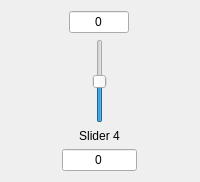
        <widget class="QWidget" name="wgt_sld_4" native="true">
         <property name="sizePolicy">
          <sizepolicy hsizetype="Minimum" vsizetype="Preferred">
           <horstretch>0</horstretch>
           <verstretch>0</verstretch>
          </sizepolicy>
         </property>
         <layout class="QGridLayout" name="gridLayout_5">
          <property name="sizeConstraint">
           <enum>QLayout::SetMinimumSize</enum>
          </property>
          <item row="1" column="0">
           <layout class="QVBoxLayout" name="verticalLayout_4">
            <item alignment="Qt::AlignHCenter">
             <widget class="QSlider" name="slider4">
              <property name="minimum">
               <number>-30</number>
              </property>
              <property name="maximum">
               <number>30</number>
              </property>
              <property name="singleStep">
               <number>1</number>
              </property>
              <property name="value">
               <number>0</number>
              </property>
              <property name="orientation">
               <enum>Qt::Vertical</enum>
              </property>
             </widget>
            </item>
            <item>
             <widget class="QLabel" name="label_slider4">
              <property name="sizePolicy">
               <sizepolicy hsizetype="Minimum" vsizetype="Preferred">
                <horstretch>0</horstretch>
                <verstretch>0</verstretch>
               </sizepolicy>
              </property>
              <property name="text">
               <string>Slider 4</string>
              </property>
              <property name="alignment">
               <set>Qt::AlignCenter</set>
              </property>
             </widget>
            </item>
           </layout>
          </item>
          <item row="2" column="0">
           <widget class="QLineEdit" name="lnEdit_freq_slider_4">
            <property name="sizePolicy">
             <sizepolicy hsizetype="Minimum" vsizetype="Fixed">
              <horstretch>0</horstretch>
              <verstretch>0</verstretch>
             </sizepolicy>
            </property>
            <property name="minimumSize">
             <size>
              <width>75</width>
              <height>0</height>
             </size>
            </property>
            <property name="maximumSize">
             <size>
              <width>60</width>
              <height>16777215</height>
             </size>
            </property>
            <property name="inputMask">
             <string/>
            </property>
            <property name="text">
             <string>0</string>
            </property>
            <property name="alignment">
             <set>Qt::AlignCenter</set>
            </property>
            <property name="readOnly">
             <bool>true</bool>
            </property>
           </widget>
          </item>
          <item row="0" column="0" alignment="Qt::AlignHCenter">
           <widget class="QLineEdit" name="lnEdit_gain_slider_4">
            <property name="sizePolicy">
             <sizepolicy hsizetype="Minimum" vsizetype="Fixed">
              <horstretch>0</horstretch>
              <verstretch>0</verstretch>
             </sizepolicy>
            </property>
            <property name="minimumSize">
             <size>
              <width>50</width>
              <height>0</height>
             </size>
            </property>
            <property name="maximumSize">
             <size>
              <width>60</width>
              <height>16777215</height>
             </size>
            </property>
            <property name="text">
             <string>0</string>
            </property>
            <property name="alignment">
             <set>Qt::AlignCenter</set>
            </property>
            <property name="readOnly">
             <bool>true</bool>
            </property>
           </widget>
          </item>
         </layout>
        </widget>
